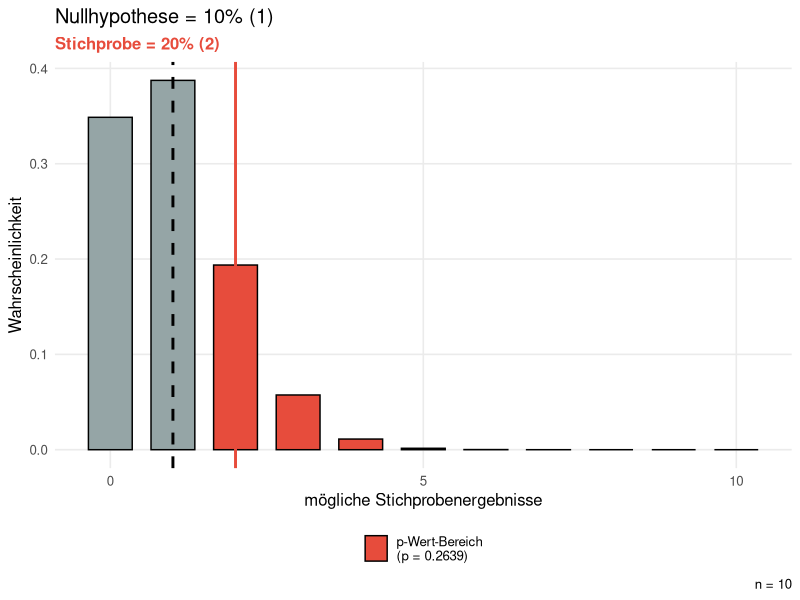

Reproduce this figure in R.
## ---- chunk 1
# 2 braune Kugeln bei einer Stichprobengröße von 10 (10 Kugeln zufällig aus der Urne gezogen)
# Nullhypothese: p = 0.1 (p steht für proportion, also Anteil)
# alternative = "greater" (Richtung der Alternativ-/Forschungshypothese: p > 0.1)

binom.test(2, 10, p = 0.1, alternative = "greater")
## ---- chunk 2
library(ggplot2)

# Your test parameters
n <- 10
p_null <- 0.10
observed <- 2

# Perform the test
test_result <- binom.test(observed, n, p = p_null, alternative = "greater")

# Create data for the binomial distribution
x <- 0:n
probs <- dbinom(x, size = n, prob = p_null)

# Create a data frame
df <- data.frame(
  x = x,
  probability = probs,
  in_rejection_region = x >= observed
)

ggplot(df, aes(x = x, y = probability)) +
  geom_col(aes(fill = in_rejection_region), width = 0.7, color = "black") +
  geom_vline(xintercept = observed, color = "#E74C3C", linewidth = 1, linetype = "solid") +
  geom_vline(xintercept = n * p_null, color = "black", linewidth = 1, linetype = "dashed") +
  scale_fill_manual(
    values = c("TRUE" = "#E74C3C", "FALSE" = "#95A5A6"),
    labels = c("TRUE" = paste0("p-Wert-Bereich\n(p = ", round(test_result$p.value, 4), ")")),
    name = NULL,
    breaks = c("TRUE")
  ) +
  scale_x_continuous(breaks = seq(0, n, by = 5)) +
  labs(
    title = paste0("Nullhypothese = ", p_null*100, "% (", n*p_null, ")"),
    subtitle = paste0("Stichprobe = ", round(observed/n*100, 2),"% (", observed, ")"),
    caption = paste0("n = ", n),
    x = "mögliche Stichprobenergebnisse",
    y = "Wahrscheinlichkeit"
  ) +
  theme_minimal(base_size = 12) +
  theme(
    legend.position = "bottom",
    panel.grid.minor = element_blank(),
    plot.subtitle = element_text(color = "#E74C3C", face = "bold")
  )
